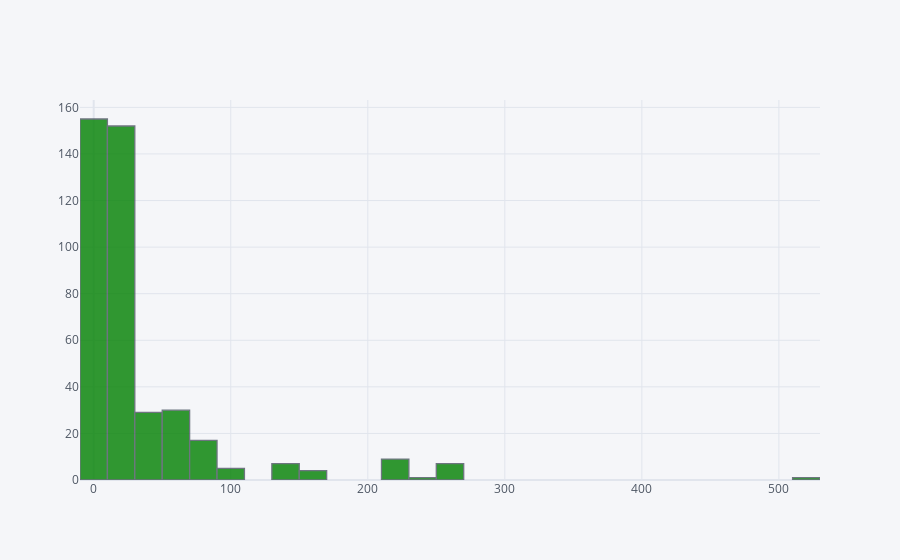

Notebook source saved alongside this figure:
### Code cell
df['Fare'].iplot(kind='hist',bins=30,color='green')

### Figure 1 — Plotly figure (JSON) as saved in the notebook; plotly's stock layout.template omitted (floating-point values rounded to 4 significant figures; data arrays with more than 128 entries replaced by an {"elided": "..."} marker saying what was removed)
{"data": [{"histfunc": "count", "histnorm": "", "marker": {"color": "rgba(0, 128, 0, 1.0)", "line": {"color": "#4D5663", "width": 1.3}}, "name": "Fare", "nbinsx": 30, "opacity": 0.8, "orientation": "v", "type": "histogram", "x": {"elided": "418 float values"}}], "layout": {"barmode": "overlay", "legend": {"bgcolor": "#F5F6F9", "font": {"color": "#4D5663"}}, "paper_bgcolor": "#F5F6F9", "plot_bgcolor": "#F5F6F9", "title": {"font": {"color": "#4D5663"}}, "xaxis": {"gridcolor": "#E1E5ED", "showgrid": true, "tickfont": {"color": "#4D5663"}, "title": {"font": {"color": "#4D5663"}, "text": ""}, "zerolinecolor": "#E1E5ED"}, "yaxis": {"gridcolor": "#E1E5ED", "showgrid": true, "tickfont": {"color": "#4D5663"}, "title": {"font": {"color": "#4D5663"}, "text": ""}, "zerolinecolor": "#E1E5ED"}}}
